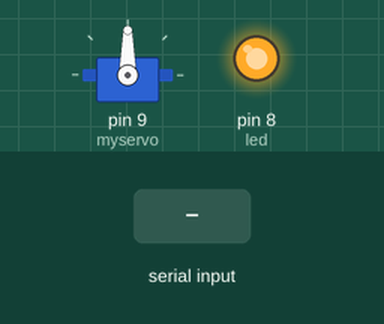
Bench run of a sketch on a simulated Arduino Uno, built with avr-gcc and run on an emulated ATmega328P. On the bench: servo, output pins drawn as LEDs (lit = HIGH). Inputs (shaded band) come from the test bench.

Above: at 1.3 s.
1.4 s: "true" received over Serial
At 3.6 s:
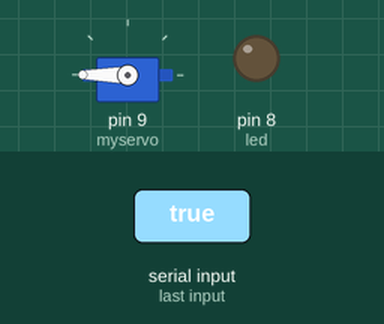
At 5.1 s:
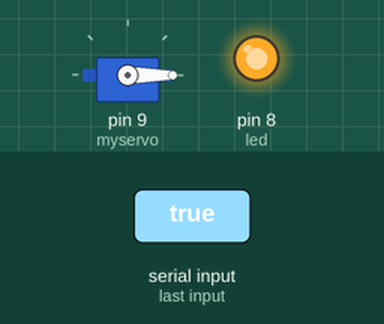
Timing chart, 0 to 6.6 s (numbered marks = the images above; inputs shaded):
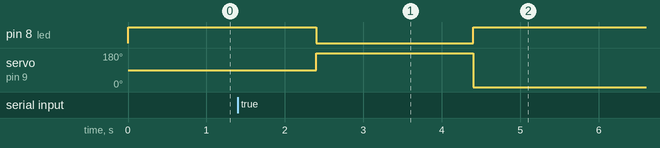

Measured:
- after the input at 1.4 s, pin 8 (led): HIGH → LOW after 1.0 s, → HIGH 2.0 s later; servo on pin 9 (myservo): 90° → 180° after 1.0 s, → 0° 2.0 s later

The sketch:

rfid_sensor.ino
```cpp
#include <SoftwareSerial.h>
#include <Servo.h>


SoftwareSerial mySerial(6, 7);

Servo myservo;  // create servo object to control a servo
// twelve servo objects can be created on most boards
int led = 8;
String temp;
String server_respond;
String reader;
String tag;
int i=0;

void setup()  {
  Serial.begin(57600);
  mySerial.begin(19200);//begin mySerial at 19200(standard baudrate for the SM130
  myservo.attach(9);  // Configure le moteur
  pinMode(led, OUTPUT); // Configure la broche 8 de la carte arduino en sortie
  digitalWrite(led, HIGH);
}

void loop() {

  mySerial.print((char)0xFF); //first byte for indicating a new frame
  mySerial.print((char)0x00); //a reserved byte for future use; it always has to be 0x00
  mySerial.print((char)0x01); //the length of the frame
  mySerial.print((char)0x82); //the real command: seek for tags
  mySerial.println((char)0x83); //CSUM byte

  delay(500); //a small delay is needed for giving the rfidreader time

  while (mySerial.available() > 0) {
    temp=String(mySerial.read(), HEX);
    reader=reader+temp; //compile the answer of the rfidreader
  }
  if(reader!="ff02824cd0"){//ff02824cd0 is the answer if no tag is found
    tag=reader.substring(17,25); //distract the tagid from the answer
  }

  Serial.println(tag); // and send it to serial port
  server_respond= Serial.readString();
  if(server_respond=="true"){
     myservo.write(180);
     digitalWrite(led, LOW);
     delay(2000);
     digitalWrite(led, HIGH);
     myservo.write(0);
  }
  reader="";
  Serial.flush();

}
```
